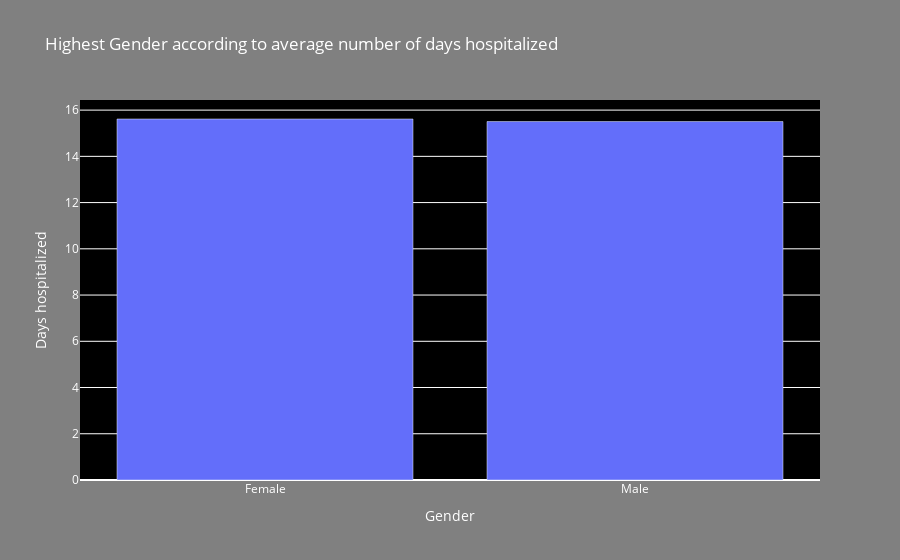
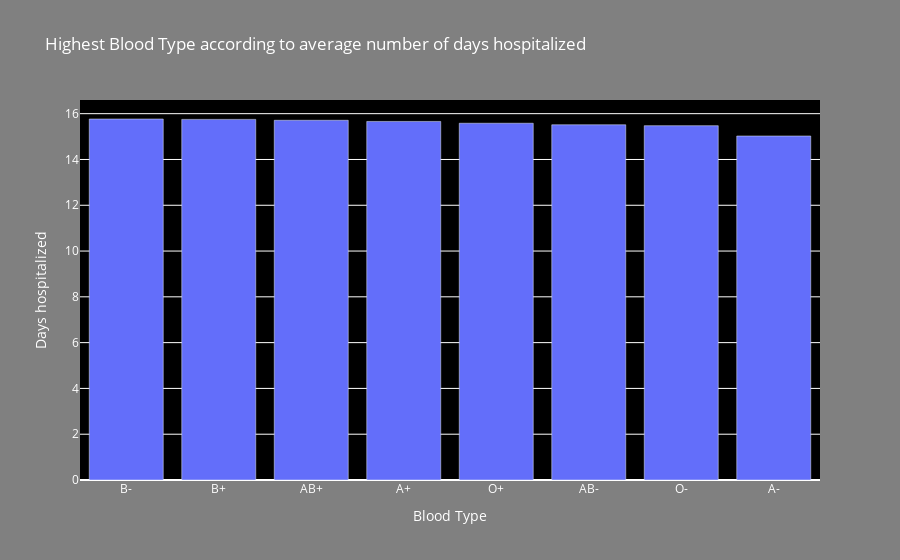
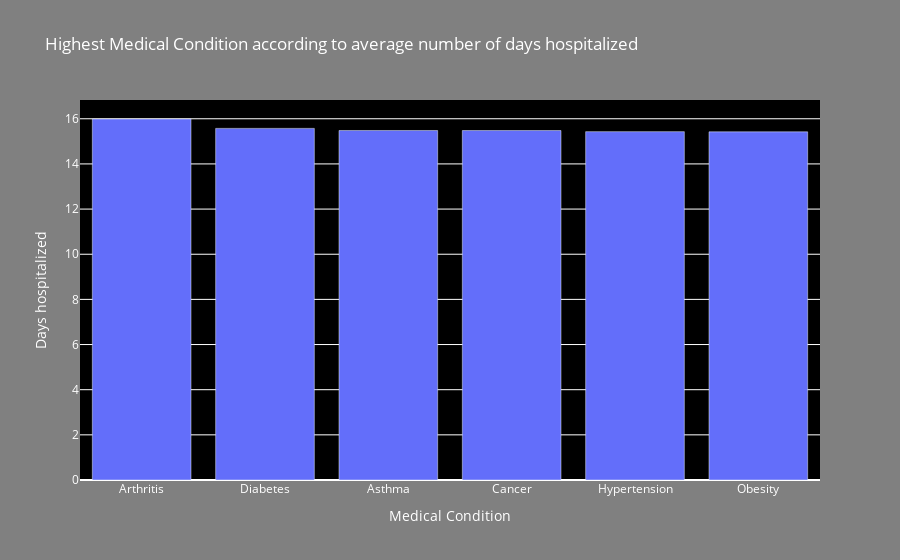
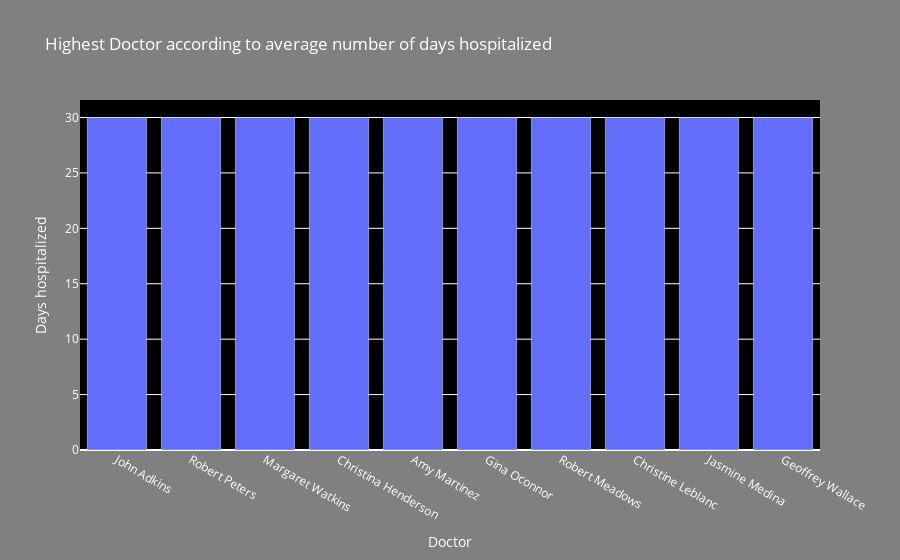

Notebook source saved alongside these figures, in order:
### Code cell
# Highest 'Features' according to average number of days hospitalized

for i in cols:
    
    if i == 'Gender':

        char_bar = df.groupby(['Gender'])[['Days hospitalized']].mean().reset_index()
        char_bar = char_bar.sort_values(by=("Days hospitalized"), ascending=False)

        top = char_bar.head(10)
        fig = go.Figure()
        fig.add_trace(go.Bar(x=top['Gender'], y=top["Days hospitalized"]))

        fig.update_layout(title='Highest Gender according to average number of days hospitalized',
                          xaxis_title='Gender',
                          yaxis_title= "Days hospitalized",
                          plot_bgcolor='black', 
                          paper_bgcolor='gray',  
                          font=dict(color='white'))

        pyo.init_notebook_mode(connected=True)
        pyo.iplot(fig)

    else:
        char_bar = df.groupby([i])[['Days hospitalized']].mean().reset_index()
        char_bar = char_bar.sort_values(by=("Days hospitalized"), ascending=False)

        top = char_bar.head(10)
        fig = go.Figure()
        fig.add_trace(go.Bar(x=top[i], y=top['Days hospitalized']))

        fig.update_layout(title="Highest " + i + " according to average number of days hospitalized",
                          xaxis_title= i,
                          yaxis_title= "Days hospitalized",
                          plot_bgcolor='black', 
                          paper_bgcolor='gray',  
                          font=dict(color='white'))

        pyo.init_notebook_mode(connected=True)
        pyo.iplot(fig)

### Figure 1 — Plotly figure (JSON) as saved in the notebook; plotly's stock layout.template omitted (floating-point values rounded to 4 significant figures)
{"data": [{"type": "bar", "x": ["Female", "Male"], "y": [15.62, 15.51]}], "layout": {"font": {"color": "white"}, "paper_bgcolor": "gray", "plot_bgcolor": "black", "title": {"text": "Highest Gender according to average number of days hospitalized"}, "xaxis": {"title": {"text": "Gender"}}, "yaxis": {"title": {"text": "Days hospitalized"}}}}

### Figure 2 — Plotly figure (JSON) as saved in the notebook; plotly's stock layout.template omitted (floating-point values rounded to 4 significant figures)
{"data": [{"type": "bar", "x": ["B-", "B+", "AB+", "A+", "O+", "AB-", "O-", "A-"], "y": [15.77, 15.75, 15.71, 15.66, 15.58, 15.52, 15.48, 15.03]}], "layout": {"font": {"color": "white"}, "paper_bgcolor": "gray", "plot_bgcolor": "black", "title": {"text": "Highest Blood Type according to average number of days hospitalized"}, "xaxis": {"title": {"text": "Blood Type"}}, "yaxis": {"title": {"text": "Days hospitalized"}}}}

### Figure 3 — Plotly figure (JSON) as saved in the notebook; plotly's stock layout.template omitted (floating-point values rounded to 4 significant figures)
{"data": [{"type": "bar", "x": ["Arthritis", "Diabetes", "Asthma", "Cancer", "Hypertension", "Obesity"], "y": [15.99, 15.57, 15.48, 15.48, 15.43, 15.42]}], "layout": {"font": {"color": "white"}, "paper_bgcolor": "gray", "plot_bgcolor": "black", "title": {"text": "Highest Medical Condition according to average number of days hospitalized"}, "xaxis": {"title": {"text": "Medical Condition"}}, "yaxis": {"title": {"text": "Days hospitalized"}}}}

### Figure 4 — Plotly figure (JSON) as saved in the notebook; plotly's stock layout.template omitted (floating-point values rounded to 4 significant figures)
{"data": [{"type": "bar", "x": ["John Adkins", "Robert Peters", "Margaret Watkins", "Christina Henderson", "Amy Martinez", "Gina Oconnor", "Robert Meadows", "Christine Leblanc", "Jasmine Medina", "Geoffrey Wallace"], "y": [30, 30, 30, 30, 30, 30, 30, 30, 30, 30]}], "layout": {"font": {"color": "white"}, "paper_bgcolor": "gray", "plot_bgcolor": "black", "title": {"text": "Highest Doctor according to average number of days hospitalized"}, "xaxis": {"title": {"text": "Doctor"}}, "yaxis": {"title": {"text": "Days hospitalized"}}}}
